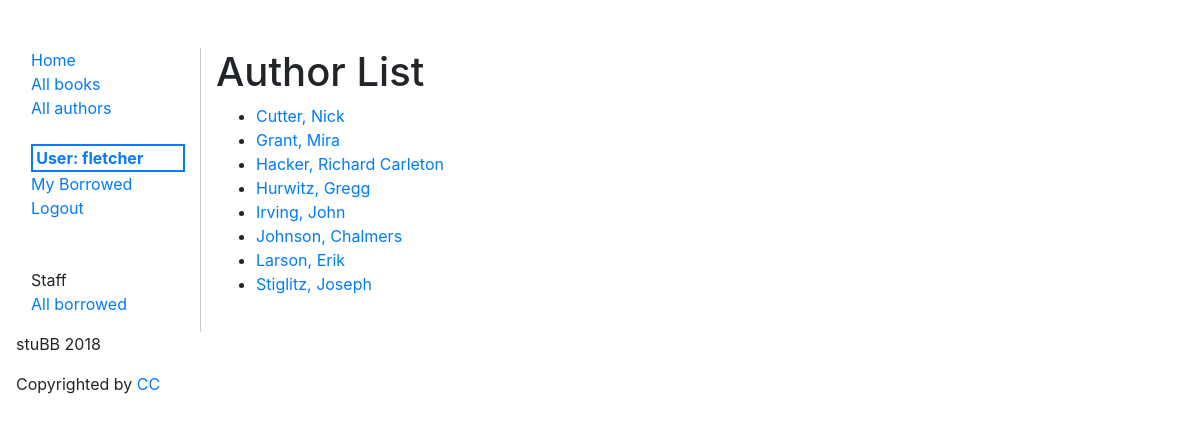
The app's page /catalog/authors (signed in) with its own data.
### catalog/models.py (models this page shows, shortened)
class Author(models.Model):
  first_name = models.CharField(max_length=100)
  last_name = models.CharField(max_length=100)
  date_of_birth = models.DateField(null=True, blank=True)
  date_of_death = models.DateField('died', null=True, blank=True)
  born_in = models.CharField(max_length=200, null=True, blank=True)
  education = models.CharField(max_length=200, null=True, blank=True)
  COMMON_BOOK_AWARDS = (
    ('booker', 'Booker Award'),
    ('caldecott', 'Caldecott Medal'),
    ('nba', 'National Book Award'),
    ('nbcca', 'National Book Critics Circle Award'),
    ('newbery', 'Newbery Medal'),
    ('npl', 'Nobel Prize for Literature'),
    ('p/f', 'PEN/Faulkner Award'),
    ('pp', 'Pulitzer Prize'),
    ('cwp', "Commonwealth Writers' Prize"),
    ('emma', 'EMMA Awards')
  )
  awards = models.CharField(max_length=10, choices=COMMON_BOOK_AWARDS, null=True, blank=True)
  class Meta:
    ordering = ["last_name", "first_name"]
  def get_absolute_url(self):
    return reverse('author-detail', args=[str(self.id)])

### catalog/views.py (the view)
# urls.py: path('authors', views.AuthorListView.as_view(), name="authors"),
class AuthorListView(LoginRequiredMixin, generic.ListView):
  model = Author
  template_name = 'catalog/author_list.html'
  paginate_by = 10

### templates/catalog/author_list.html (shortened to what this page needs)
{% extends 'catalog/base.html' %}
{% block content %}
    <h1>Author List</h1>
    {% if author_list %}
    <ul>
        {% for author in author_list %}
            <li><a href="{{ author.get_absolute_url }}">{{ author.last_name }}, {{ author.first_name }}</a>{{ author.book }}</li>
        {% endfor %}
    </ul>
    {% else %}
        <p>There are no authors listed at this time.</p>
    {% endif %}
{% endblock %}

### templates/catalog/base.html (shortened to what this page needs)
<!DOCTYPE html>
<html lang="en">
  <head>
    {% load staticfiles %}
    {% block head %}
    <link rel="stylesheet" href="{% static 'styles/catalog.css' %}" />
    <link rel="stylesheet" href="https://stackpath.bootstrapcdn.com/bootstrap/4.1.3/css/bootstrap.min.css">
    {% endblock %}
  </head>
  <body>
    <div class="container-fluid">
    <div class="row">
      <div class="col-sm-2">
      {% block sidebar %}
        <ul class="sidebar-nav">
          <li><a href="{% url 'index' %}">Home</a></li>
          <li><a href="{% url 'books' %}">All books</a></li>
          <li><a href="{% url 'authors' %}">All authors</a></li><br />
        {% if user.is_authenticated %}
          <li class="current-user">User: {{ user.get_username }}</li>
          <li><a href="{% url 'my-borrowed' %}">My Borrowed</a> </li>
          <li><a href="{% url 'logout'%}">Logout</a></li>
          <br><br>
          <li>Staff</li>
          <li><a href="{% url 'all-borrowed' %}">All borrowed</a></li>
        {% else %}
          <li><a href="{% url 'login'%}">Login</a></li>
        {% endif %}
        </ul>
     {% endblock %}
      </div>
      <div class="col-sm-10 content">
        {% block content %}{% endblock %}
      </div>
    </div>
  </div>
  <footer class="basic-footer">
      <p> stuBB 2018</p>
      <p>Copyrighted by <a href="https://creativecommons.org/licenses/by/3.0/">CC</a></p>
  </footer>
  </body>
</html>

### catalog/static/styles/catalog.css (style rules this page uses)
.sidebar-nav { margin-top: 3em; list-style: none; margin-left: -1.5em; }
.content { margin-top: 3em; border-left: 1px solid #ccc; }
.current-user { border: 2px solid #077bff; color: #077bff; font-weight: bold; padding-left: .2em; }
footer { padding-left: 1em; }

### records on screen
Author: last_name "Cutter", first_name "Nick"
Author: last_name "Grant", first_name "Mira"
Author: last_name "Hacker", first_name "Richard Carleton"
Author: last_name "Hurwitz", first_name "Gregg"
Author: last_name "Irving", first_name "John"
Author: last_name "Johnson", first_name "Chalmers"
Author: last_name "Larson", first_name "Erik"
Author: last_name "Stiglitz", first_name "Joseph"

### other values on screen
{{ user.get_username }} "fletcher"
